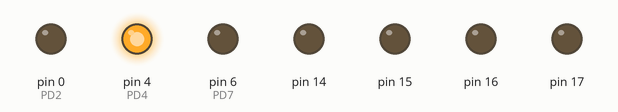
Simulated run of this sketch. Board: Arduino Leonardo, built with avr-gcc and run on an emulated ATmega32U4. Shown: output pins drawn as LEDs (lit = HIGH).

Above: at 0.1 s.
At 2.7 s:
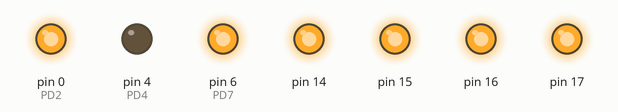
Timing chart, 0 to 3.0 s (numbered marks = the images above):
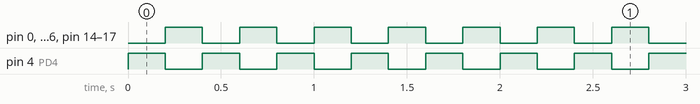

The sketch:

Test_GPIOs.ino
```cpp
#include <Arduino.h>
#include <avr/power.h>

#include "ATMEGA32u4_Pin_Mapping.h"

#define PF0   A5
#define PF1   A4
#define PF4   A3
#define PF5   A2
#define PF6   A1
#define PF7   A0

#define PC7   13
#define PC6   5
#define PB6   10
#define PB5   9
#define PB4   8
#define PD7   6
#define PD6   12
#define PD4   4

#define PD5   NotMappedPort_PD5   // Not Mapped on Leonardo Board
#define PD3   1   // TX
#define PD2   0   // RX
#define PD1   2
#define PD0   3
#define PB7   11

#define PB3   NotMappedPort_PB3   // MISO -> Not Mapped on Leonardo Board
#define PB2   NotMappedPort_PB2   // MOSI -> Not Mapped on Leonardo Board
#define PB1   NotMappedPort_PB1   // SCK -> Not Mapped on Leonardo Board
#define PB0   NotMappedPort_PB0   // SS -> Not Mapped on Leonardo Board
#define PE6   7

#define SLEEP_TIME  200

void setup() {
  // put your setup code here, to run once:
  pinMode(PD4, OUTPUT);
  pinMode(PD7, OUTPUT);

  pinMode(PD2, OUTPUT);

  /* Non Leonardo Pin */
  //DDRD = DDRD | B00100000;  // PD5 as Output
  my_pinMode(PD5, OUTPUT);
  //DDRB = DDRB | B00001111;  // PB3 to PB0 as Output
  my_pinMode(PB0, OUTPUT);
  my_pinMode(PB1, OUTPUT);
  my_pinMode(PB2, OUTPUT);
  my_pinMode(PB3, OUTPUT);

  if(F_CPU == 16000000) clock_prescale_set(clock_div_1);

  //Serial.begin(115200);
}

void loop() {
  // put your main code here, to run repeatedly:
  digitalWrite(PD4, HIGH);
  digitalWrite(PD7, LOW);
  /* Testing Code */
  digitalWrite(PD2, LOW);
  //PORTD = PORTD & B11011111;  // PD5 - LOW
  my_digitalWrite(PD5, LOW);
  //PORTB = PORTB & B11110000;  // PB3 to PB0 - LOW
  my_digitalWrite(PB0, LOW);
  my_digitalWrite(PB1, LOW);
  my_digitalWrite(PB2, LOW);
  my_digitalWrite(PB3, LOW);
  /* ------------ */
  delay(SLEEP_TIME);
  digitalWrite(PD4, LOW);
  digitalWrite(PD7, HIGH);
  /* Testing Code */
  digitalWrite(PD2, HIGH);
  //PORTD = PORTD | B00100000;  // PD5 - HIGH
  my_digitalWrite(PD5, HIGH);
  //PORTB = PORTB | B00001111;  // PB3 to PB0 - HIGH
  my_digitalWrite(PB0, HIGH);
  my_digitalWrite(PB1, HIGH);
  my_digitalWrite(PB2, HIGH);
  my_digitalWrite(PB3, HIGH);
  /* ------------ */
  delay(SLEEP_TIME);

  //Serial.println("Working");
}
```

ATMEGA32u4_Pin_Mapping.cpp
```cpp
// (licence header left out)
#include "ATMEGA32u4_Pin_Mapping.h"

void my_pinMode(NotMappedPort_e NotMappedPort, uint8_t mode)
{
  switch(NotMappedPort)
  {
    case PB0:
      if(mode == OUTPUT)
        DDRB = DDRB | B00000001;  // PD5 as Output
      else
        DDRB = DDRB & B11111110;  // PD5 as Input
      break;

    case PB1:
      if(mode == OUTPUT)
        DDRB = DDRB | B00000010;  // PD5 as Output
      else
        DDRB = DDRB & B11111101;  // PD5 as Input
      break;

    case PB2:
      if(mode == OUTPUT)
        DDRB = DDRB | B00000100;  // PD5 as Output
      else
        DDRB = DDRB & B11111011;  // PD5 as Input
      break;

    case PB3:
      if(mode == OUTPUT)
        DDRB = DDRB | B00001000;  // PD5 as Output
      else
        DDRB = DDRB & B11110111;  // PD5 as Input
      break;

    case PD5:
      if(mode == OUTPUT)
        DDRD = DDRD | B00100000;  // PD5 as Output
      else
        DDRD = DDRD & B11011111;  // PD5 as Input
      break;
  }
}

void my_digitalWrite(NotMappedPort_e NotMappedPort, uint8_t val)
{
  switch(NotMappedPort)
  {
    case PB0:
      if(val == HIGH)
        PORTB = PORTB | B00000001;  // PB0 - HIGH
      else
        PORTB = PORTB & B11111110;  // PB0 - LOW
      break;

    case PB1:
      if(val == HIGH)
        PORTB = PORTB | B00000010;  // PB1 - HIGH
      else
        PORTB = PORTB & B11111101;  // PB1 - LOW
      break;

    case PB2:
      if(val == HIGH)
        PORTB = PORTB | B00000100;  // PB2 - HIGH
      else
        PORTB = PORTB & B11111011;  // PB2 - LOW
      break;

    case PB3:
      if(val == HIGH)
        PORTB = PORTB | B00001000;  // PB3 - HIGH
      else
        PORTB = PORTB & B11110111;  // PB3 - LOW
      break;

    case PD5:
      if(val == HIGH)
        PORTD = PORTD | B00100000;  // PD5 - HIGH
      else
        PORTD = PORTD & B11011111;  // PD5 - LOW
      break;
  }
}
```

ATMEGA32u4_Pin_Mapping.h
```cpp
// (licence header left out)
#ifndef ATMEGA32U4_PIN_MAPPING_H_
#define ATMEGA32U4_PIN_MAPPING_H_

#include <Arduino.h>

typedef enum
{
  NotMappedPort_PB0 = 0,
  NotMappedPort_PB1,
  NotMappedPort_PB2,
  NotMappedPort_PB3,
  NotMappedPort_PD5
} NotMappedPort_e;

/**
 * @brief Set Pin Mode for Not Mapped Pins
 * @param NotMappedPort
 * @param mode
 * @return
 */
void my_pinMode(NotMappedPort_e NotMappedPort, uint8_t mode);

/**
 * @brief Set Not Mapped Pins High or Low
 * @param NotMappedPort
 * @param val
 * @return
 */
void my_digitalWrite(NotMappedPort_e NotMappedPort, uint8_t val);

#endif /* ATMEGA32U4_PIN_MAPPING_H_ */
```

Measured:
- by itself, pin 0 (PD2), pin 4 (PD4), pin 6 (PD7), pin 14–17: alternates HIGH for 0.20 s and LOW for 0.20 s
